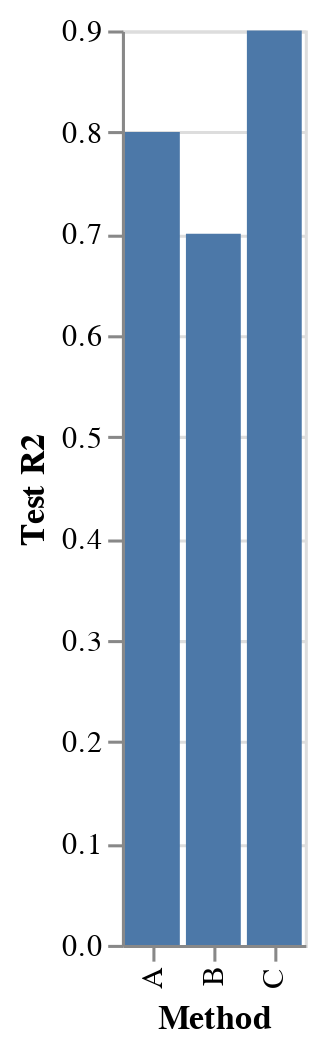

Here is the notebook cell this chart was saved with:
### Code cell
import altair as alt
import pandas as pd

# Stvaranje DataFrame-a
df_models = pd.DataFrame({
    'Method': ['A', 'B', 'C'],
    'Test R2': [0.8, 0.7, 0.9]
})

# Definiranje grafa
chart = alt.Chart(df_models).mark_bar().encode(
    x='Method',
    y='Test R2'
)

# Izravni prikaz grafa u Colabu
chart

### Figure 1 — Vega-Lite specification as saved in the notebook (floating-point values rounded to 4 significant figures)
{"config": {"view": {"continuousWidth": 400, "continuousHeight": 300}}, "data": {"name": "data-70645736f60a9ec678643c18f53865cf"}, "mark": "bar", "encoding": {"x": {"field": "Method", "type": "nominal"}, "y": {"field": "Test R2", "type": "quantitative"}}, "$schema": "https://vega.github.io/schema/vega-lite/v4.17.0.json", "datasets": {"data-70645736f60a9ec678643c18f53865cf": [{"Method": "A", "Test R2": 0.8}, {"Method": "B", "Test R2": 0.7}, {"Method": "C", "Test R2": 0.9}]}}
